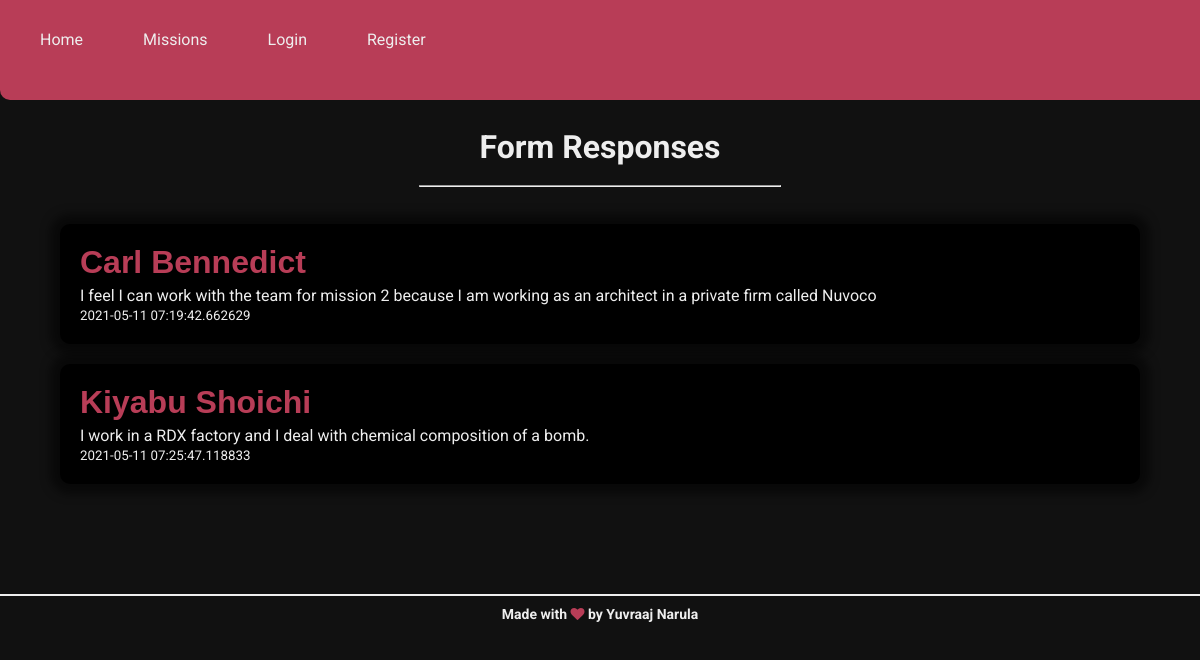
/admin, run on an earlier commit of the app's database.
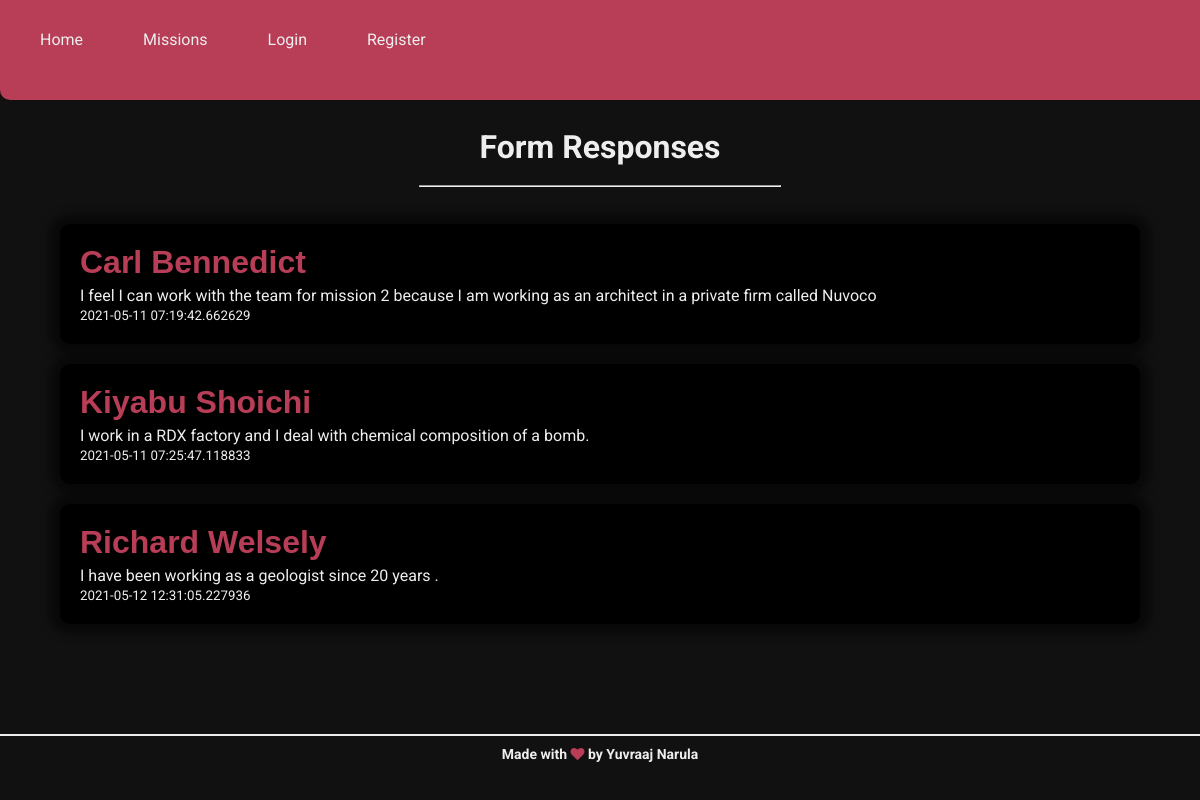
And on a later commit of the database.
### spaceconnect/models.py (models this page shows, shortened)
class Post(db.Model):
    id = db.Column(db.Integer, primary_key=True)
    title = db.Column(db.String(100), nullable=False)
    date_posted = db.Column(db.DateTime, nullable=False, default=datetime.utcnow)
    content = db.Column(db.Text, nullable=False)
    user_id = db.Column(db.Integer, db.ForeignKey('user.id'), nullable=False)

### spaceconnect/routes.py (the view)
@app.route('/admin')
def admin():
    posts = Post.query.all()
    return render_template('admin.html', title='Form Response',posts= posts)

### spaceconnect/templates/admin.html
{% extends "layout.html" %}
{% block content %}
<div class="admin-panel">
    <center>
    <h1 class="admin-header">Form Responses </h1>
    <br>
    <hr>
</center>
<br>
<div class="admin-response">
    {% for post in posts %}
    <div class="admin-form-data">
        <h1>{{post.title}}</h1>
        <p>{{post.content}}</p>
        <small>{{post.date_posted}}</small>
    </div>
    {% endfor %}
</div>
</div>
{% endblock %} %}

### spaceconnect/templates/layout.html (shortened to what this page needs)
<!DOCTYPE html>
<html>
<head>
    <link rel="stylesheet" href="https://cdnjs.cloudflare.com/ajax/libs/font-awesome/4.7.0/css/font-awesome.min.css">
    <link rel="stylesheet" type="text/css" href="{{ url_for('static', filename='main.css') }}">
</head>
<body>
  <header class="site-header">
    <ul class="navbar">
    <li><a  href="{{ url_for('home') }}">Home</a>
    <li><a href="{{ url_for('about') }}">Missions</a>
    {% if current_user.is_authenticated %}
      <li><a href="{{url_for('apply')}}">Apply</a></li>
      <li><a  href="{{ url_for('logout') }}">Logout</a>
      <li style="cursor:pointer;">Hi {{ current_user.username }}</a></li>
    {% else %}
    <li><a  href="{{ url_for('login') }}">Login</a>
    <li><a  href="{{ url_for('register') }}">Register</a>
    {% endif %}
    </ul>
  </header>
    {% block content %}{% endblock %}
  <footer>
    <center>
    <h6>Made with <i class="fa fa-heart"></i> by Yuvraaj Narula</h6>
  </center>
  </footer>
</body>
</html>

### spaceconnect/static/main.css (style rules this page uses)
* { margin: 0; padding:0; transition: all 0.2s; }
body { font-family: 'Roboto', sans-serif; background: #111; color: #eee; }
.navbar { position: fixed; background: #b83d57; width: 160vh; height: 10vh; border-bottom-left-radius: 10px; border-bottom-right-radius: 10px; }
.navbar a { color: #eee; text-decoration: none; }
ul { list-style-type: none; padding: 10px; overflow: hidden; z-index: 10; }
li { float: left; padding: 20px; }
li a { padding: 10px; }
footer { bottom: 0; border-top: 2px solid #eee; padding:10px; }
footer h6 { font-size: 14px; }
footer i { color: #b83d57; }
.admin-panel .admin-header { padding-top: 4em; }
.admin-panel hr { width: 30%; }
.admin-panel .admin-response { width: 90%; margin-left: 50px; margin-top: 0.5rem; margin-bottom: 5rem; padding: 10px; }
.admin-panel .admin-response .admin-form-data { background:#000; padding: 20px; border-radius: 10px; margin-bottom: 20px; box-shadow: 0 0 10px 10px rgba(0,0,0,0.5); }
.admin-panel .admin-response .admin-form-data h1 { color: #b83d57; font-family: 'Noto Sans JP', sans-serif; font-weight: 800; margin-bottom : 5px; }

What changed in the data, as far as the page shows it:
added Post: title "Richard Welsely", content "I have been working as a geologist since 20 years .", date_posted "2021-05-12 12:31:05.227936"
